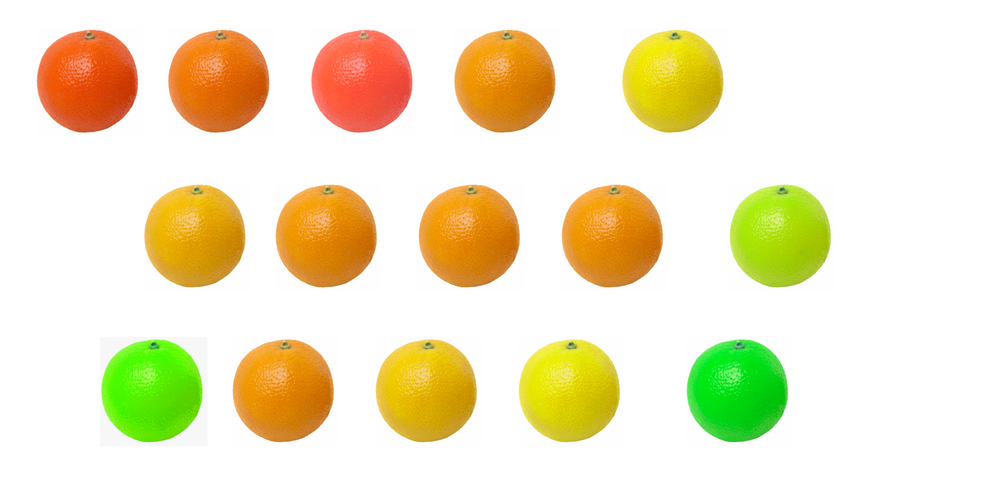
#> input picture p1_webcam/prova_laranjas.png, 1000 x 500 px, shrunk from 2048 x 1024 before the run
$ jupyter execute QUESTAO_2.ipynb
#> lines starting #> are read from the running program, lines starting #| are printed output that depends on the picture; after the words box and inside, x2 and y2 are one past the last pixel; in counts of white or black regions, pixels touching at a corner belong together
[cell 1]
import numpy as np
import cv2
from matplotlib import pyplot as plt
import random

[cell 2]
img = cv2.imread('prova_laranjas.png')
#> img is the input picture: shape (500, 1000, 3); mean B, G, R 199.6, 232.2, 241.3
RGB_img = cv2.cvtColor(img, cv2.COLOR_BGR2RGB)
hsv = cv2.cvtColor(RGB_img, cv2.COLOR_RGB2HSV)
#> hsv: shape (500, 1000, 3); mean H, S, V 6.7, 54.7, 247.6

[cell 3]
plt.imshow(hsv)
plt.xticks([]), plt.yticks([])
plt.show()
lower = np.array([0,150,150])
upper = np.array([17,255,255])

[cell 4]
mask = cv2.inRange(hsv, lower, upper)
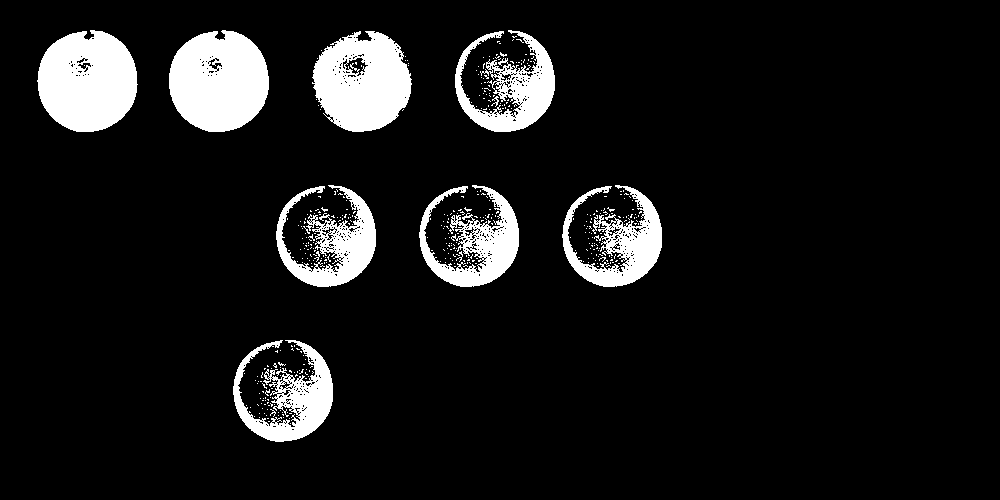
#> mask: shape (500, 1000); 9.3% white; 410 white regions (399 under 20 px), largest, box (x1, y1, x2, y2) and area: (169, 30, 269, 132) 7924, (37, 30, 138, 132) 7922, (312, 31, 412, 132) 7250
blur = cv2.GaussianBlur(hsv,(5,5),0)
#> blur: shape (500, 1000, 3); mean H, S, V 6.7, 54.7, 247.6
morphMask = cv2.morphologyEx(mask,cv2.MORPH_CLOSE,np.ones((30, 30)))
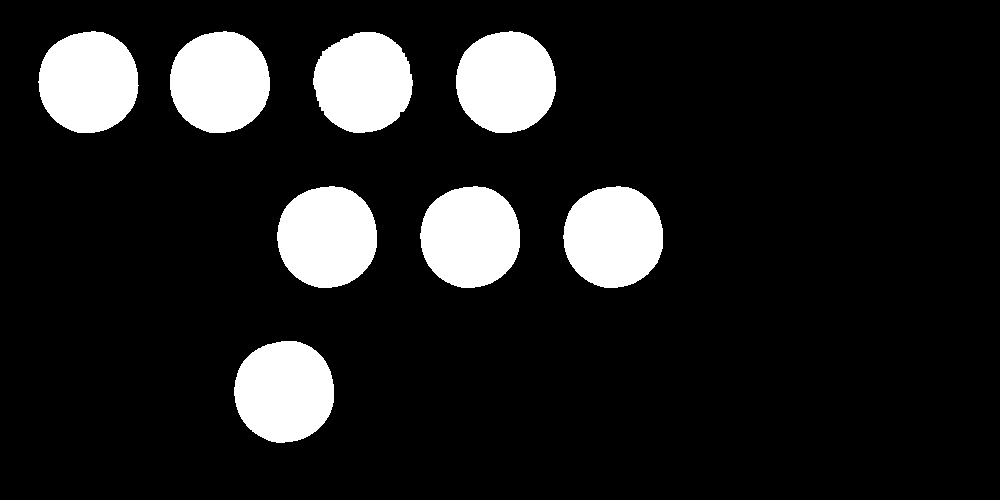
#> morphMask: shape (500, 1000); 12.9% white; 8 white regions
contornos, arvore = cv2.findContours(morphMask, cv2.RETR_TREE, cv2.CHAIN_APPROX_SIMPLE)
#> contornos = 8 contours; box (x1, y1, x2, y2) and area: (234, 341, 334, 443) 7930, (277, 186, 377, 288) 7930, (170, 31, 270, 133) 7929, (456, 31, 556, 133) 7926, (38, 31, 139, 133) 7924, (563, 186, 663, 288) 7924, (420, 186, 520, 288) 7924, (313, 32, 413, 133) 7686; arvore = [[1, -1, -1, -1], [2, 0, -1, -1], [3, 1, -1, -1], [4, 2, -1, -1], [5, 3, -1, -1], [6, 4, -1, -1], [7, 5, -1, -1], [-1, 6, -1, -1]]
frame_out = cv2.drawContours(hsv, contornos, -1, [255, 0, 0], 3)
#> frame_out: shape (500, 1000, 3); mean H, S, V 12.2, 51.9, 242.2

[cell 5]
cv2.imshow('Detector de circulos',frame_out)
cv2.waitKey(0)
cv2.destroyAllWindows()

[cell 6]
print(len(contornos))
#| 8
